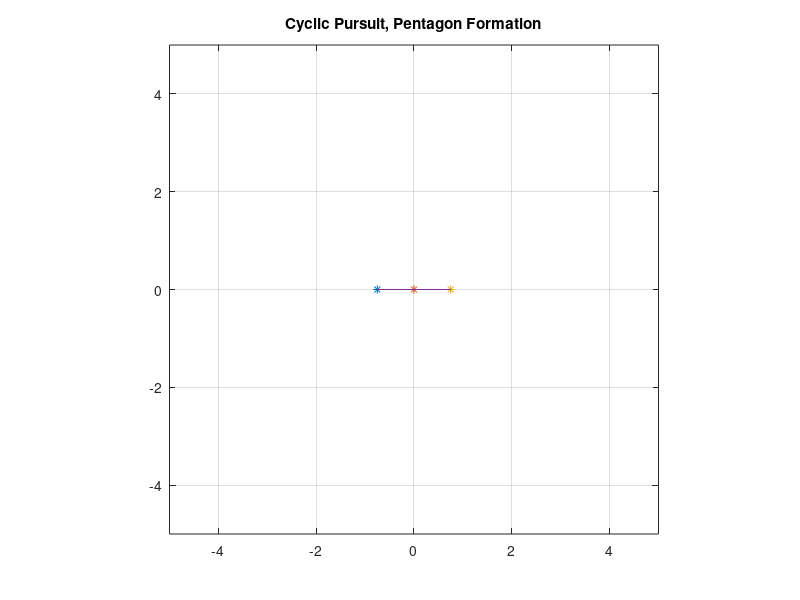

MATLAB code for this plot:
%
% cyclic pursuit / achievable formation problem (n=5) - triangle
clear
M=[-1 1 0;0 -1 1;1 0 -1];
F=eye(3);
t=0:0.2:10;
x0=[1.012+j*0.602; -2.225+j*0.735; -3.152+j*0.087];
B=[1.5*exp(((j*2*pi)/3)*1);
   1.5*exp(((j*2*pi)/3)*2); 
   1.5*exp(((j*2*pi)/3)*3)];
sys=ss(M,B,eye(3),0*B);
u=ones(size(t));
y=lsim(sys,u,t,x0);
oend=length(t);
plot(real(y(:,1)),imag(y(:,1)),'-b',real(y(:,2)),imag(y(:,2)),'-g',...
    real(y(:,3)),imag(y(:,3)),'-r'), hold on 
plot(real(y(oend,1)),imag(y(oend,1)),'*',real(y(oend,2)),imag(y(oend,2)),'*',...
    real(y(oend,3)),imag(y(oend,3)),'*'), 
z=[y(oend,1) y(oend,2) y(oend,3) y(oend,1)];
plot(real(z),imag(z)), hold off
axis([-5 5 -5 5]), axis('square'), grid
title('Cyclic Pursuit, Pentagon Formation') % title
